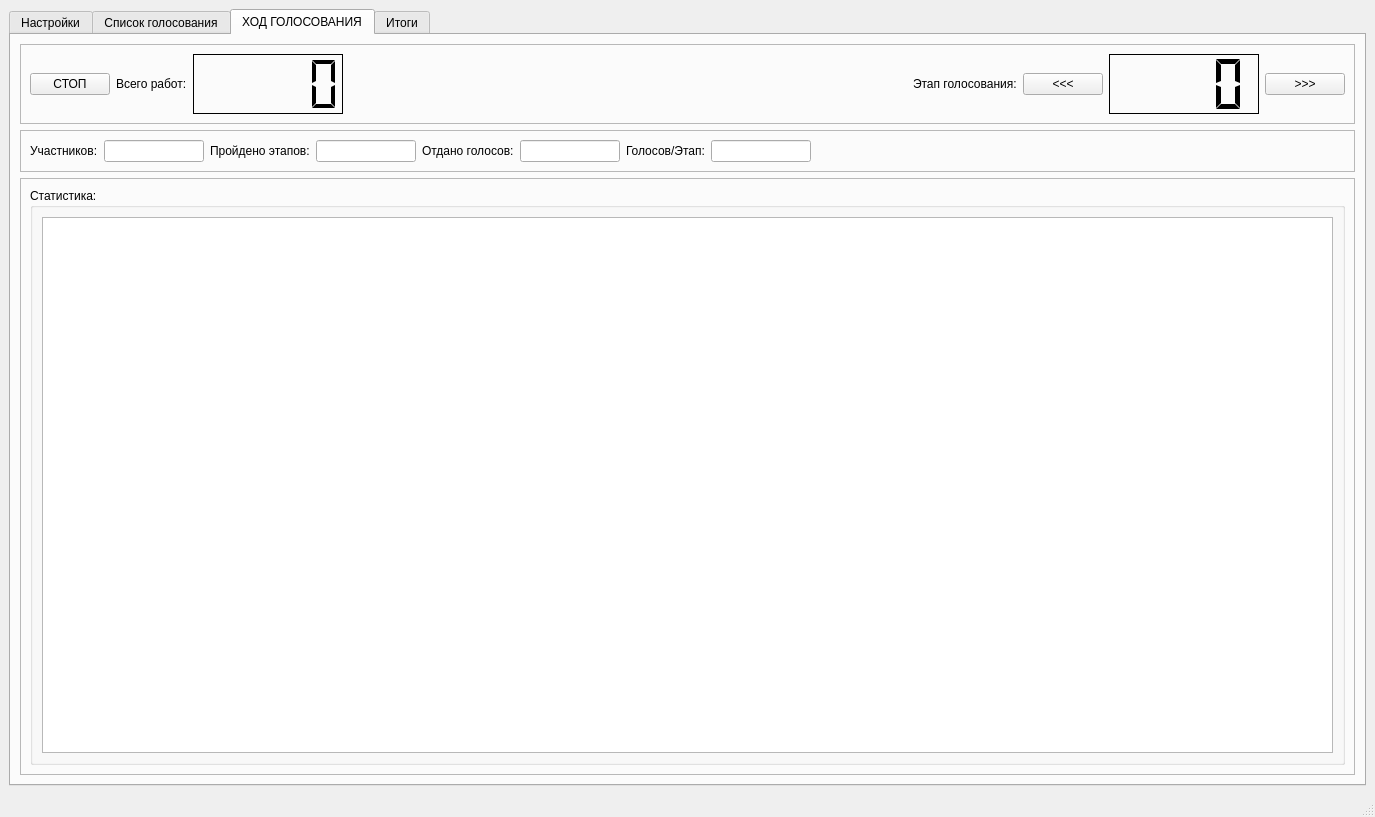
<?xml version="1.0" encoding="UTF-8"?>
<ui version="4.0">
 <class>MainWindow</class>
 <widget class="QMainWindow" name="MainWindow">
  <property name="geometry">
   <rect>
    <x>0</x>
    <y>0</y>
    <width>1375</width>
    <height>817</height>
   </rect>
  </property>
  <property name="windowTitle">
   <string>MainWindow</string>
  </property>
  <widget class="QWidget" name="centralwidget">
   <layout class="QHBoxLayout" name="horizontalLayout">
    <item>
     <widget class="QTabWidget" name="tabWidget">
      <property name="currentIndex">
       <number>2</number>
      </property>
      <widget class="QWidget" name="tab_1">
       <attribute name="title">
        <string>Настройки</string>
       </attribute>
       <layout class="QHBoxLayout" name="horizontalLayout_6">
        <item>
         <widget class="QGroupBox" name="groupBox">
          <property name="sizePolicy">
           <sizepolicy hsizetype="Fixed" vsizetype="Preferred">
            <horstretch>0</horstretch>
            <verstretch>0</verstretch>
           </sizepolicy>
          </property>
          <property name="maximumSize">
           <size>
            <width>16777215</width>
            <height>16777215</height>
           </size>
          </property>
          <property name="title">
           <string>Подготовка голосования:</string>
          </property>
          <layout class="QHBoxLayout" name="horizontalLayout_5">
           <item>
            <layout class="QFormLayout" name="formLayout">
             <item row="0" column="0">
              <widget class="QLabel" name="label_6">
               <property name="text">
                <string>Учтено голосов:</string>
               </property>
              </widget>
             </item>
             <item row="0" column="1">
              <widget class="QLineEdit" name="t1Stat">
               <property name="sizePolicy">
                <sizepolicy hsizetype="Fixed" vsizetype="Fixed">
                 <horstretch>0</horstretch>
                 <verstretch>0</verstretch>
                </sizepolicy>
               </property>
               <property name="alignment">
                <set>Qt::AlignCenter</set>
               </property>
               <property name="readOnly">
                <bool>true</bool>
               </property>
              </widget>
             </item>
             <item row="1" column="0">
              <widget class="QLabel" name="label_5">
               <property name="text">
                <string>Итоги:</string>
               </property>
              </widget>
             </item>
             <item row="1" column="1">
              <widget class="QPushButton" name="t1ClearButton">
               <property name="sizePolicy">
                <sizepolicy hsizetype="Fixed" vsizetype="Fixed">
                 <horstretch>0</horstretch>
                 <verstretch>0</verstretch>
                </sizepolicy>
               </property>
               <property name="text">
                <string>ОБНУЛИТЬ</string>
               </property>
              </widget>
             </item>
             <item row="2" column="1">
              <widget class="Line" name="line">
               <property name="orientation">
                <enum>Qt::Horizontal</enum>
               </property>
              </widget>
             </item>
             <item row="3" column="0">
              <widget class="QLabel" name="label_13">
               <property name="text">
                <string>Макс.оценка:</string>
               </property>
              </widget>
             </item>
             <item row="3" column="1">
              <widget class="QSpinBox" name="t1MaxVote">
               <property name="sizePolicy">
                <sizepolicy hsizetype="Fixed" vsizetype="Fixed">
                 <horstretch>0</horstretch>
                 <verstretch>0</verstretch>
                </sizepolicy>
               </property>
               <property name="minimumSize">
                <size>
                 <width>60</width>
                 <height>0</height>
                </size>
               </property>
               <property name="alignment">
                <set>Qt::AlignCenter</set>
               </property>
              </widget>
             </item>
             <item row="4" column="1">
              <widget class="Line" name="line_2">
               <property name="orientation">
                <enum>Qt::Horizontal</enum>
               </property>
              </widget>
             </item>
             <item row="5" column="0">
              <widget class="QLabel" name="label_15">
               <property name="text">
                <string>Список оповещения:</string>
               </property>
              </widget>
             </item>
             <item row="5" column="1">
              <widget class="QLineEdit" name="t1CountWin">
               <property name="sizePolicy">
                <sizepolicy hsizetype="Fixed" vsizetype="Fixed">
                 <horstretch>0</horstretch>
                 <verstretch>0</verstretch>
                </sizepolicy>
               </property>
               <property name="alignment">
                <set>Qt::AlignCenter</set>
               </property>
               <property name="readOnly">
                <bool>true</bool>
               </property>
              </widget>
             </item>
             <item row="6" column="1">
              <widget class="QPushButton" name="t1ClearWin">
               <property name="sizePolicy">
                <sizepolicy hsizetype="Fixed" vsizetype="Fixed">
                 <horstretch>0</horstretch>
                 <verstretch>0</verstretch>
                </sizepolicy>
               </property>
               <property name="text">
                <string>Очистить</string>
               </property>
              </widget>
             </item>
             <item row="7" column="1">
              <spacer name="verticalSpacer">
               <property name="orientation">
                <enum>Qt::Vertical</enum>
               </property>
               <property name="sizeHint" stdset="0">
                <size>
                 <width>20</width>
                 <height>40</height>
                </size>
               </property>
              </spacer>
             </item>
             <item row="8" column="0" colspan="2">
              <widget class="QLabel" name="label_9">
               <property name="sizePolicy">
                <sizepolicy hsizetype="Fixed" vsizetype="Expanding">
                 <horstretch>0</horstretch>
                 <verstretch>0</verstretch>
                </sizepolicy>
               </property>
               <property name="maximumSize">
                <size>
                 <width>400</width>
                 <height>145</height>
                </size>
               </property>
               <property name="text">
                <string/>
               </property>
               <property name="pixmap">
                <pixmap>static/images/title.png</pixmap>
               </property>
               <property name="scaledContents">
                <bool>true</bool>
               </property>
               <property name="alignment">
                <set>Qt::AlignBottom|Qt::AlignLeading|Qt::AlignLeft</set>
               </property>
               <property name="wordWrap">
                <bool>false</bool>
               </property>
              </widget>
             </item>
            </layout>
           </item>
          </layout>
         </widget>
        </item>
        <item>
         <widget class="QGroupBox" name="groupBox_2">
          <property name="title">
           <string>Дополнительная информация:</string>
          </property>
          <layout class="QVBoxLayout" name="verticalLayout_4">
           <item>
            <widget class="QFrame" name="frame_5">
             <property name="frameShape">
              <enum>QFrame::StyledPanel</enum>
             </property>
             <property name="frameShadow">
              <enum>QFrame::Raised</enum>
             </property>
             <layout class="QHBoxLayout" name="horizontalLayout_12">
              <item>
               <widget class="QLabel" name="label_16">
                <property name="text">
                 <string>Участников:</string>
                </property>
               </widget>
              </item>
              <item>
               <widget class="QLineEdit" name="t2Users">
                <property name="sizePolicy">
                 <sizepolicy hsizetype="Fixed" vsizetype="Fixed">
                  <horstretch>0</horstretch>
                  <verstretch>0</verstretch>
                 </sizepolicy>
                </property>
                <property name="maximumSize">
                 <size>
                  <width>100</width>
                  <height>16777215</height>
                 </size>
                </property>
                <property name="readOnly">
                 <bool>true</bool>
                </property>
               </widget>
              </item>
              <item>
               <widget class="QPushButton" name="t2ClearButton">
                <property name="text">
                 <string>Очистить</string>
                </property>
               </widget>
              </item>
              <item>
               <spacer name="horizontalSpacer_4">
                <property name="orientation">
                 <enum>Qt::Horizontal</enum>
                </property>
                <property name="sizeHint" stdset="0">
                 <size>
                  <width>40</width>
                  <height>20</height>
                 </size>
                </property>
               </spacer>
              </item>
             </layout>
            </widget>
           </item>
           <item>
            <layout class="QHBoxLayout" name="horizontalLayout_11">
             <item>
              <widget class="QTableWidget" name="tableUsers">
               <property name="sizePolicy">
                <sizepolicy hsizetype="Maximum" vsizetype="Expanding">
                 <horstretch>0</horstretch>
                 <verstretch>0</verstretch>
                </sizepolicy>
               </property>
               <property name="minimumSize">
                <size>
                 <width>300</width>
                 <height>0</height>
                </size>
               </property>
               <property name="maximumSize">
                <size>
                 <width>16777215</width>
                 <height>16777215</height>
                </size>
               </property>
              </widget>
             </item>
             <item>
              <widget class="QLabel" name="label_17">
               <property name="sizePolicy">
                <sizepolicy hsizetype="Fixed" vsizetype="Fixed">
                 <horstretch>0</horstretch>
                 <verstretch>0</verstretch>
                </sizepolicy>
               </property>
               <property name="maximumSize">
                <size>
                 <width>400</width>
                 <height>400</height>
                </size>
               </property>
               <property name="text">
                <string/>
               </property>
               <property name="pixmap">
                <pixmap>static/images/voteflow-5555.png</pixmap>
               </property>
               <property name="scaledContents">
                <bool>true</bool>
               </property>
              </widget>
             </item>
            </layout>
           </item>
          </layout>
         </widget>
        </item>
       </layout>
      </widget>
      <widget class="QWidget" name="tab_2">
       <attribute name="title">
        <string>Список голосования</string>
       </attribute>
       <layout class="QVBoxLayout" name="verticalLayout">
        <item>
         <layout class="QHBoxLayout" name="horizontalLayout_2">
          <item>
           <widget class="QLabel" name="label">
            <property name="text">
             <string>Работ:</string>
            </property>
           </widget>
          </item>
          <item>
           <widget class="QLineEdit" name="t2Count">
            <property name="sizePolicy">
             <sizepolicy hsizetype="Fixed" vsizetype="Fixed">
              <horstretch>0</horstretch>
              <verstretch>0</verstretch>
             </sizepolicy>
            </property>
            <property name="maximumSize">
             <size>
              <width>100</width>
              <height>16777215</height>
             </size>
            </property>
            <property name="readOnly">
             <bool>true</bool>
            </property>
           </widget>
          </item>
          <item>
           <widget class="QPushButton" name="t2AddButton">
            <property name="text">
             <string>Добавить</string>
            </property>
           </widget>
          </item>
          <item>
           <widget class="QPushButton" name="t2DelButton">
            <property name="text">
             <string>Удалить</string>
            </property>
           </widget>
          </item>
          <item>
           <spacer name="horizontalSpacer">
            <property name="orientation">
             <enum>Qt::Horizontal</enum>
            </property>
            <property name="sizeHint" stdset="0">
             <size>
              <width>40</width>
              <height>20</height>
             </size>
            </property>
           </spacer>
          </item>
         </layout>
        </item>
        <item>
         <layout class="QHBoxLayout" name="horizontalLayout_3">
          <item>
           <widget class="QTableWidget" name="tableWidget"/>
          </item>
         </layout>
        </item>
        <item>
         <widget class="QPushButton" name="t2RefreshButton">
          <property name="text">
           <string>Обновить данные в таблицах</string>
          </property>
         </widget>
        </item>
       </layout>
      </widget>
      <widget class="QWidget" name="tab_3">
       <attribute name="title">
        <string>ХОД ГОЛОСОВАНИЯ</string>
       </attribute>
       <layout class="QVBoxLayout" name="verticalLayout_2">
        <item>
         <widget class="QFrame" name="frame">
          <property name="sizePolicy">
           <sizepolicy hsizetype="Preferred" vsizetype="Fixed">
            <horstretch>0</horstretch>
            <verstretch>0</verstretch>
           </sizepolicy>
          </property>
          <property name="frameShape">
           <enum>QFrame::StyledPanel</enum>
          </property>
          <property name="frameShadow">
           <enum>QFrame::Raised</enum>
          </property>
          <layout class="QHBoxLayout" name="horizontalLayout_4">
           <item>
            <widget class="QPushButton" name="t3StopButton">
             <property name="text">
              <string>СТОП</string>
             </property>
            </widget>
           </item>
           <item>
            <widget class="QLabel" name="label_3">
             <property name="text">
              <string>Всего работ:</string>
             </property>
            </widget>
           </item>
           <item>
            <widget class="QLCDNumber" name="t3LcdAll">
             <property name="minimumSize">
              <size>
               <width>150</width>
               <height>60</height>
              </size>
             </property>
             <property name="frameShadow">
              <enum>QFrame::Plain</enum>
             </property>
             <property name="segmentStyle">
              <enum>QLCDNumber::Flat</enum>
             </property>
            </widget>
           </item>
           <item>
            <spacer name="horizontalSpacer_5">
             <property name="orientation">
              <enum>Qt::Horizontal</enum>
             </property>
             <property name="sizeHint" stdset="0">
              <size>
               <width>40</width>
               <height>20</height>
              </size>
             </property>
            </spacer>
           </item>
           <item>
            <widget class="QLabel" name="labelVoting">
             <property name="maximumSize">
              <size>
               <width>400</width>
               <height>60</height>
              </size>
             </property>
             <property name="text">
              <string/>
             </property>
             <property name="pixmap">
              <pixmap>static/images/vote.png</pixmap>
             </property>
            </widget>
           </item>
           <item>
            <spacer name="horizontalSpacer_2">
             <property name="orientation">
              <enum>Qt::Horizontal</enum>
             </property>
             <property name="sizeHint" stdset="0">
              <size>
               <width>110</width>
               <height>20</height>
              </size>
             </property>
            </spacer>
           </item>
           <item>
            <widget class="QLabel" name="label_4">
             <property name="text">
              <string>Этап голосования:</string>
             </property>
            </widget>
           </item>
           <item>
            <widget class="QPushButton" name="t3PrevButton">
             <property name="text">
              <string>&lt;&lt;&lt;</string>
             </property>
            </widget>
           </item>
           <item>
            <widget class="QLCDNumber" name="t3LcdCount">
             <property name="minimumSize">
              <size>
               <width>150</width>
               <height>60</height>
              </size>
             </property>
             <property name="sizeIncrement">
              <size>
               <width>0</width>
               <height>0</height>
              </size>
             </property>
             <property name="font">
              <font>
               <pointsize>13</pointsize>
              </font>
             </property>
             <property name="frameShadow">
              <enum>QFrame::Plain</enum>
             </property>
             <property name="lineWidth">
              <number>1</number>
             </property>
             <property name="digitCount">
              <number>4</number>
             </property>
             <property name="segmentStyle">
              <enum>QLCDNumber::Flat</enum>
             </property>
            </widget>
           </item>
           <item>
            <widget class="QPushButton" name="t3NextButton">
             <property name="text">
              <string>&gt;&gt;&gt;</string>
             </property>
            </widget>
           </item>
          </layout>
         </widget>
        </item>
        <item>
         <widget class="QFrame" name="frame_3">
          <property name="frameShape">
           <enum>QFrame::StyledPanel</enum>
          </property>
          <property name="frameShadow">
           <enum>QFrame::Raised</enum>
          </property>
          <layout class="QHBoxLayout" name="horizontalLayout_9">
           <item>
            <widget class="QLabel" name="label_10">
             <property name="text">
              <string>Участников:</string>
             </property>
            </widget>
           </item>
           <item>
            <widget class="QLineEdit" name="t3Users">
             <property name="maximumSize">
              <size>
               <width>100</width>
               <height>16777215</height>
              </size>
             </property>
            </widget>
           </item>
           <item>
            <widget class="QLabel" name="label_7">
             <property name="text">
              <string>Пройдено этапов:</string>
             </property>
            </widget>
           </item>
           <item>
            <widget class="QLineEdit" name="t3Etap">
             <property name="maximumSize">
              <size>
               <width>100</width>
               <height>16777215</height>
              </size>
             </property>
             <property name="readOnly">
              <bool>true</bool>
             </property>
            </widget>
           </item>
           <item>
            <widget class="QLabel" name="label_8">
             <property name="text">
              <string>Отдано голосов:</string>
             </property>
            </widget>
           </item>
           <item>
            <widget class="QLineEdit" name="t3Votes">
             <property name="maximumSize">
              <size>
               <width>100</width>
               <height>16777215</height>
              </size>
             </property>
             <property name="readOnly">
              <bool>true</bool>
             </property>
            </widget>
           </item>
           <item>
            <widget class="QLabel" name="label_11">
             <property name="text">
              <string>Голосов/Этап:</string>
             </property>
            </widget>
           </item>
           <item>
            <widget class="QLineEdit" name="t3Stat">
             <property name="maximumSize">
              <size>
               <width>100</width>
               <height>16777215</height>
              </size>
             </property>
            </widget>
           </item>
           <item>
            <spacer name="horizontalSpacer_3">
             <property name="orientation">
              <enum>Qt::Horizontal</enum>
             </property>
             <property name="sizeHint" stdset="0">
              <size>
               <width>40</width>
               <height>20</height>
              </size>
             </property>
            </spacer>
           </item>
          </layout>
         </widget>
        </item>
        <item>
         <widget class="QFrame" name="frame_2">
          <property name="sizePolicy">
           <sizepolicy hsizetype="Preferred" vsizetype="Minimum">
            <horstretch>0</horstretch>
            <verstretch>0</verstretch>
           </sizepolicy>
          </property>
          <property name="frameShape">
           <enum>QFrame::StyledPanel</enum>
          </property>
          <property name="frameShadow">
           <enum>QFrame::Raised</enum>
          </property>
          <layout class="QHBoxLayout" name="horizontalLayout_7">
           <item>
            <widget class="QGroupBox" name="groupBox_3">
             <property name="title">
              <string>Статистика:</string>
             </property>
             <layout class="QHBoxLayout" name="horizontalLayout_8">
              <item>
               <widget class="QTableWidget" name="t3StatTable"/>
              </item>
             </layout>
            </widget>
           </item>
          </layout>
         </widget>
        </item>
       </layout>
      </widget>
      <widget class="QWidget" name="tab_4">
       <attribute name="title">
        <string>Итоги</string>
       </attribute>
       <layout class="QHBoxLayout" name="horizontalLayout_10">
        <item>
         <widget class="QFrame" name="frame_4">
          <property name="sizePolicy">
           <sizepolicy hsizetype="Fixed" vsizetype="Preferred">
            <horstretch>0</horstretch>
            <verstretch>0</verstretch>
           </sizepolicy>
          </property>
          <property name="frameShape">
           <enum>QFrame::StyledPanel</enum>
          </property>
          <property name="frameShadow">
           <enum>QFrame::Raised</enum>
          </property>
          <layout class="QVBoxLayout" name="verticalLayout_3">
           <item>
            <widget class="QLabel" name="label_14">
             <property name="text">
              <string>Голоса победителя:</string>
             </property>
            </widget>
           </item>
           <item>
            <widget class="QPushButton" name="t4PushButton">
             <property name="text">
              <string>Оповестить участников!</string>
             </property>
            </widget>
           </item>
           <item>
            <widget class="QTableWidget" name="t4UsersTable">
             <property name="minimumSize">
              <size>
               <width>350</width>
               <height>0</height>
              </size>
             </property>
             <property name="maximumSize">
              <size>
               <width>16777215</width>
               <height>16777215</height>
              </size>
             </property>
            </widget>
           </item>
           <item>
            <widget class="QLabel" name="label_12">
             <property name="maximumSize">
              <size>
               <width>250</width>
               <height>90</height>
              </size>
             </property>
             <property name="text">
              <string/>
             </property>
             <property name="pixmap">
              <pixmap>static/images/title.png</pixmap>
             </property>
             <property name="scaledContents">
              <bool>true</bool>
             </property>
             <property name="alignment">
              <set>Qt::AlignCenter</set>
             </property>
            </widget>
           </item>
          </layout>
         </widget>
        </item>
        <item>
         <widget class="QTableWidget" name="t4ResultTable">
          <property name="font">
           <font>
            <pointsize>15</pointsize>
            <bold>false</bold>
           </font>
          </property>
         </widget>
        </item>
       </layout>
      </widget>
     </widget>
    </item>
   </layout>
  </widget>
  <widget class="QMenuBar" name="menubar">
   <property name="geometry">
    <rect>
     <x>0</x>
     <y>0</y>
     <width>1375</width>
     <height>21</height>
    </rect>
   </property>
  </widget>
  <widget class="QStatusBar" name="statusbar"/>
 </widget>
 <resources/>
 <connections/>
</ui>
